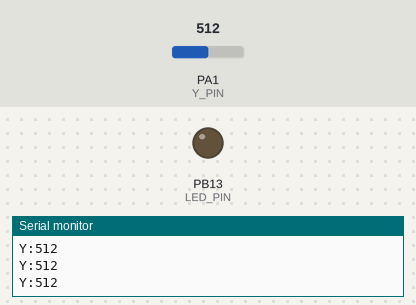
Bench run of a program on a simulated STM32 Blue Pill. On the bench: output pins drawn as LEDs (lit = HIGH), the last lines printed to the serial monitor. The inputs (shaded band) are chosen by the test bench; at power-on: PA1 (Y_PIN) = 512.

Above: at 1.2 s.
1.3 s: PA1 (Y_PIN) set to 310
2.8 s: PA1 (Y_PIN) set to 282
At 3.5 s:
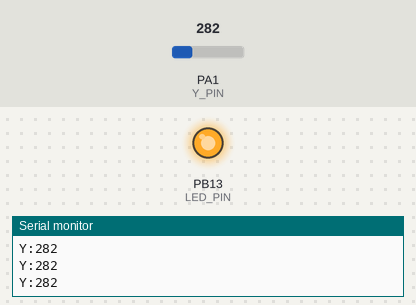
4.3 s: PA1 (Y_PIN) set to 306
At 4.8 s:
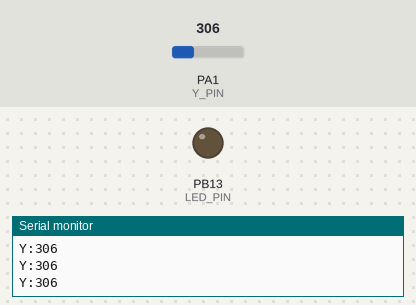
5.8 s: PA1 (Y_PIN) set to 290
At 7.2 s:
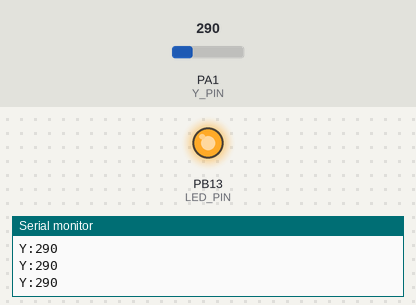
Timing chart, 0 to 8.3 s (numbered marks = the images above; inputs shaded):
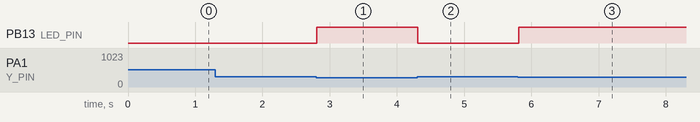

The program:

main.cpp
```cpp
#include <Arduino.h>

const int Y_PIN = PA1;
const int LED_PIN = PB13;

void setup()
{
    pinMode(Y_PIN, INPUT);
    pinMode(LED_PIN, OUTPUT);
    Serial.begin(9600);
}

void loop()
{
    int y;

    y = analogRead(Y_PIN);

    Serial.print("Y:");
    Serial.println(y);

    if (y < 300)
    {
        digitalWrite(LED_PIN, HIGH);
    }
    else
    {
        digitalWrite(LED_PIN, LOW);
    }

    delay(100);
}
```

Measured:
- the behaviour switches between 300 and 299 on PA1 (Y_PIN) (found by bisection; images 0 and 1)
- after the input at 2.8 s, PB13 (LED_PIN): LOW → HIGH at once
- after the input at 4.3 s, PB13 (LED_PIN): HIGH → LOW at once
- after the input at 5.8 s, PB13 (LED_PIN): LOW → HIGH at once
